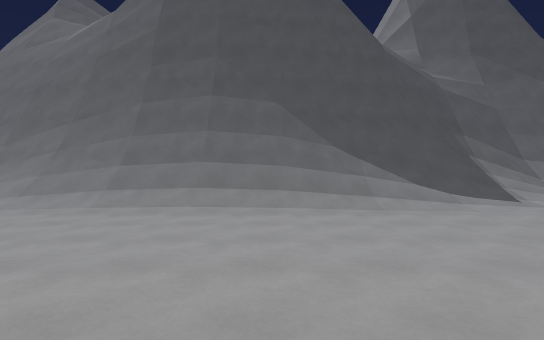
[1] (above)

17 first-person views from a walk through a level from a Godot 3-D game. The camera is 1.5 m above the floor, looks level and sees 80° across. The floor is counted in squares, 2 m on a side. Each view is taken from the middle of a square. On the plan, view 1 faces up. The plan holds only what a view shows up to about 11 squares ahead; the rest is blank. The place goes on beyond the plan. Flat picture figures and markers are not drawn.

[2]
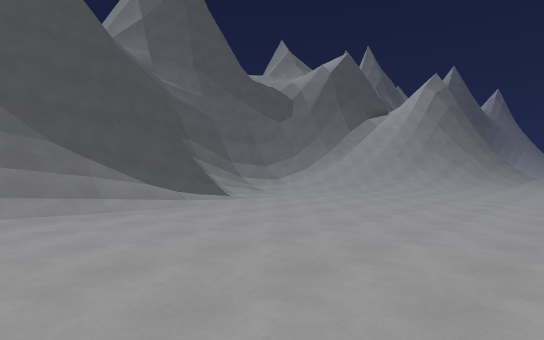

[3]
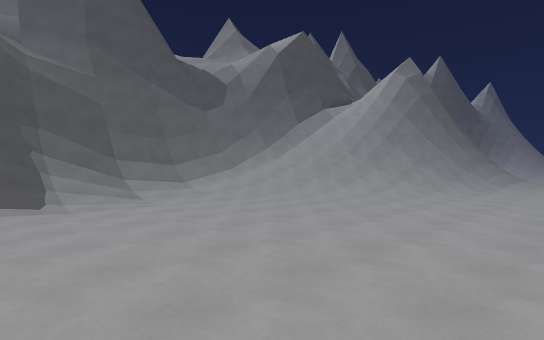

[4]
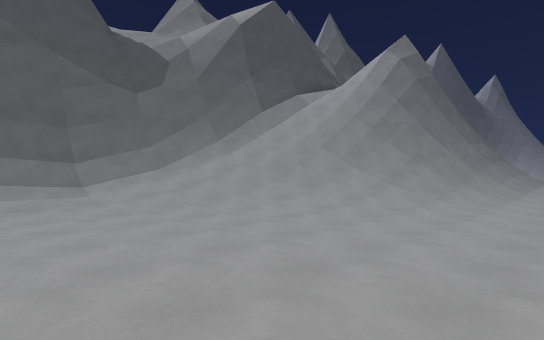

[5]
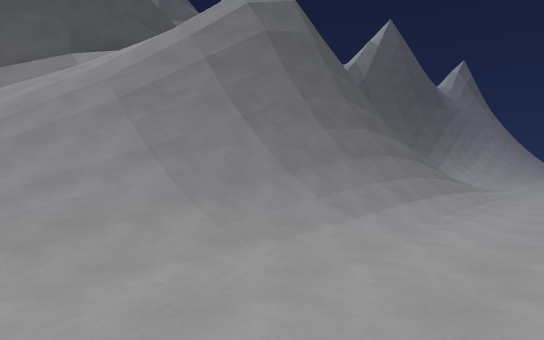

[6]
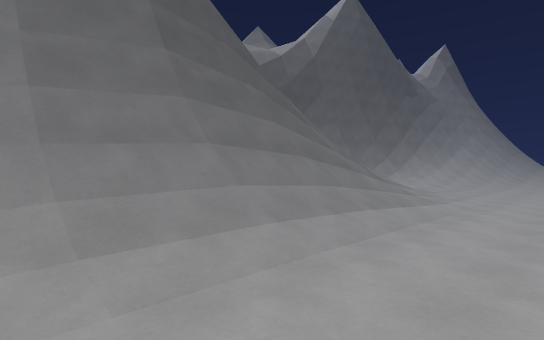

[7]
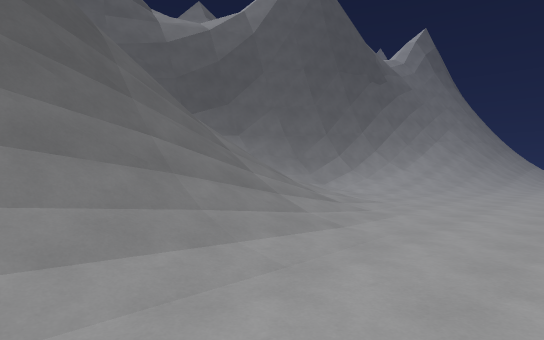

[8]
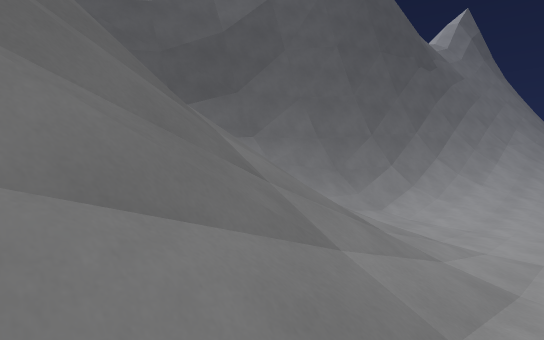

[9]
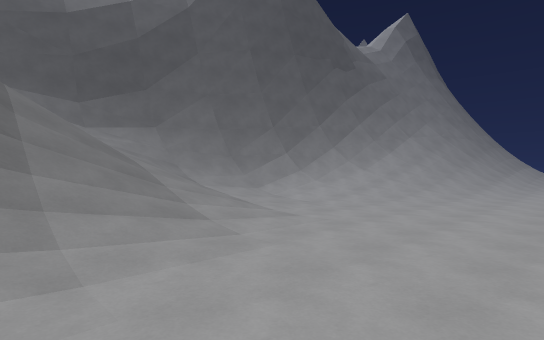

[10]
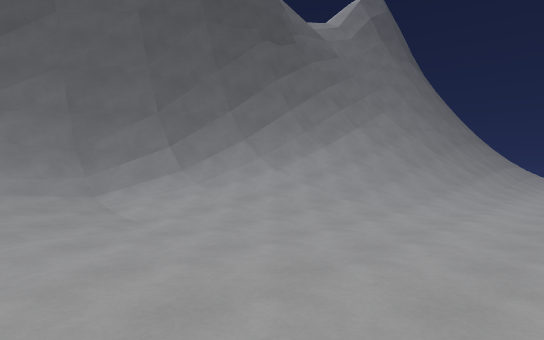

[11]
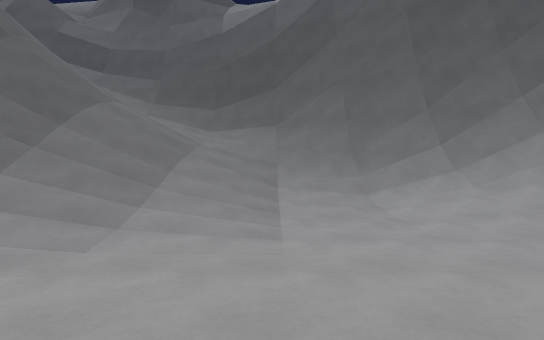

[12]
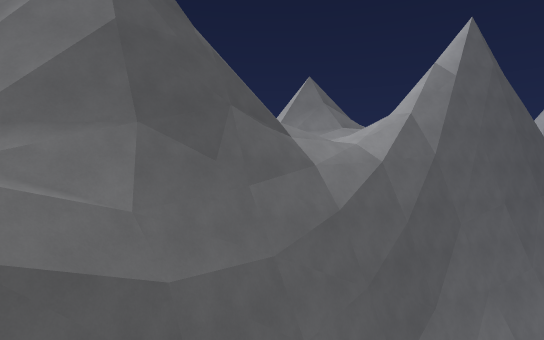

[13]
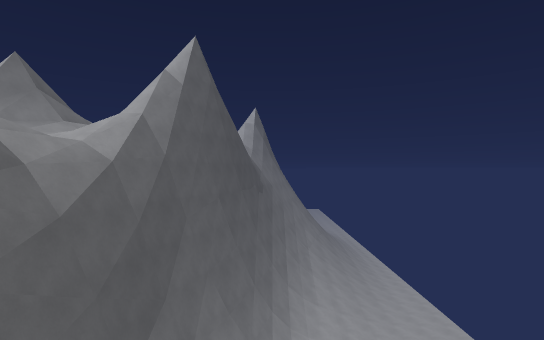

[14]
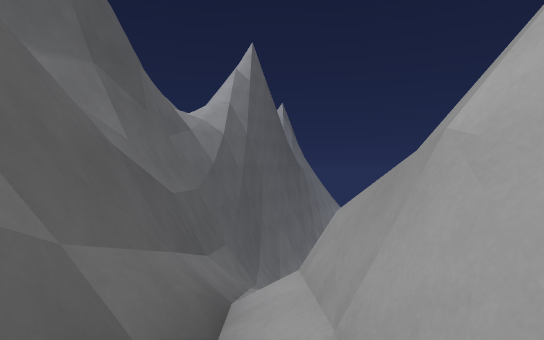

[15]
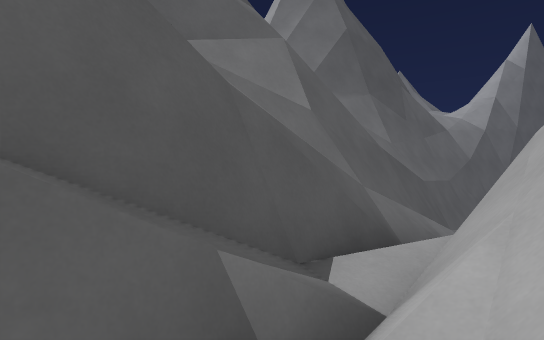

[16]
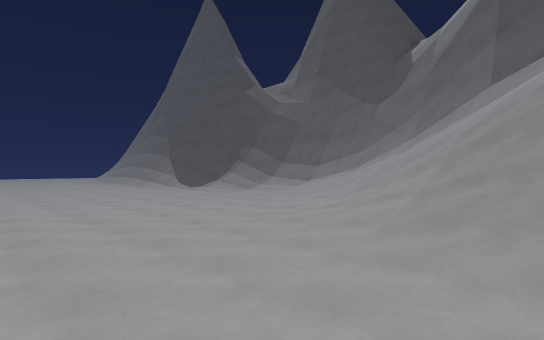

[17]
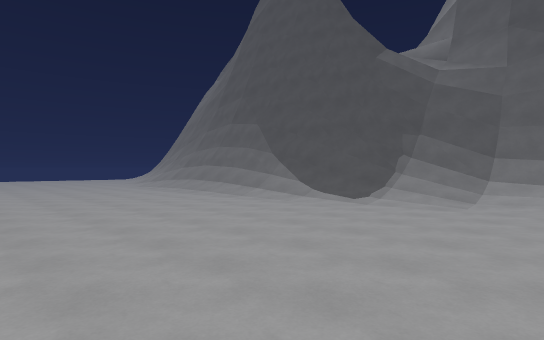

### Floor plan
Key: @ floor where view 1 was taken; # wall or solid block; . main floor; : floor 0.5 m higher than the main floor; + floor 8.5 m higher than the main floor; * floor 11.5 m higher than the main floor; % floor 12.75 m higher than the main floor; & floor 13.5 m higher than the main floor; $ floor 14 m higher than the main floor; / step, stairs or slope; = window, fence, low wall or low ledge; v drop or lower ground.
Columns run from 4 left of view 1 to 39 right of it. Each row starts with its distance up from view 1.
 14                                   =##=
 13                               #   =##=
 12                              ####&&&#=
 11                             ##vvvv%$ =#
 10          #######      ##########vvvvvv#vv
  9       ####=///#########=+///////###vvvvvvv
  8 #######/////:://///////=####=//////#### vvv
  7 /####= ///....//////////*  ///////////####
  6 ///////........//////=vvvvvvv//////://///###
  5 .................////=#vv vv#=/////..://////
  4 ..................////#######/////....://///
  3 .................../////////////........////
  2 ........................///...............//
  1 ............................................
  0     @ ........ .... .... ...............

Where each view was taken, in squares from view 1:
view 1: 0 up, 0 right, facing up
view 2: 0 up, 0 right, facing up-right
view 3: 0 up, 4 right, facing up-right
view 4: 1 up, 7 right, facing up-right
view 5: 0 up, 14 right, facing up-right
view 6: 0 up, 19 right, facing up-right
view 7: 0 up, 23 right, facing up-right
view 8: 3 up, 25 right, facing up-right
view 9: 0 up, 26 right, facing up-right
view 10: 0 up, 30 right, facing up-right
view 11: 0 up, 30 right, facing up
view 12: 7 up, 23 right, facing up-right
view 13: 7 up, 23 right, facing right
view 14: 9 up, 20 right, facing right
view 15: 8 up, 18 right, facing up-right
view 16: 0 up, 16 right, facing up-left
view 17: 0 up, 9 right, facing up-left
